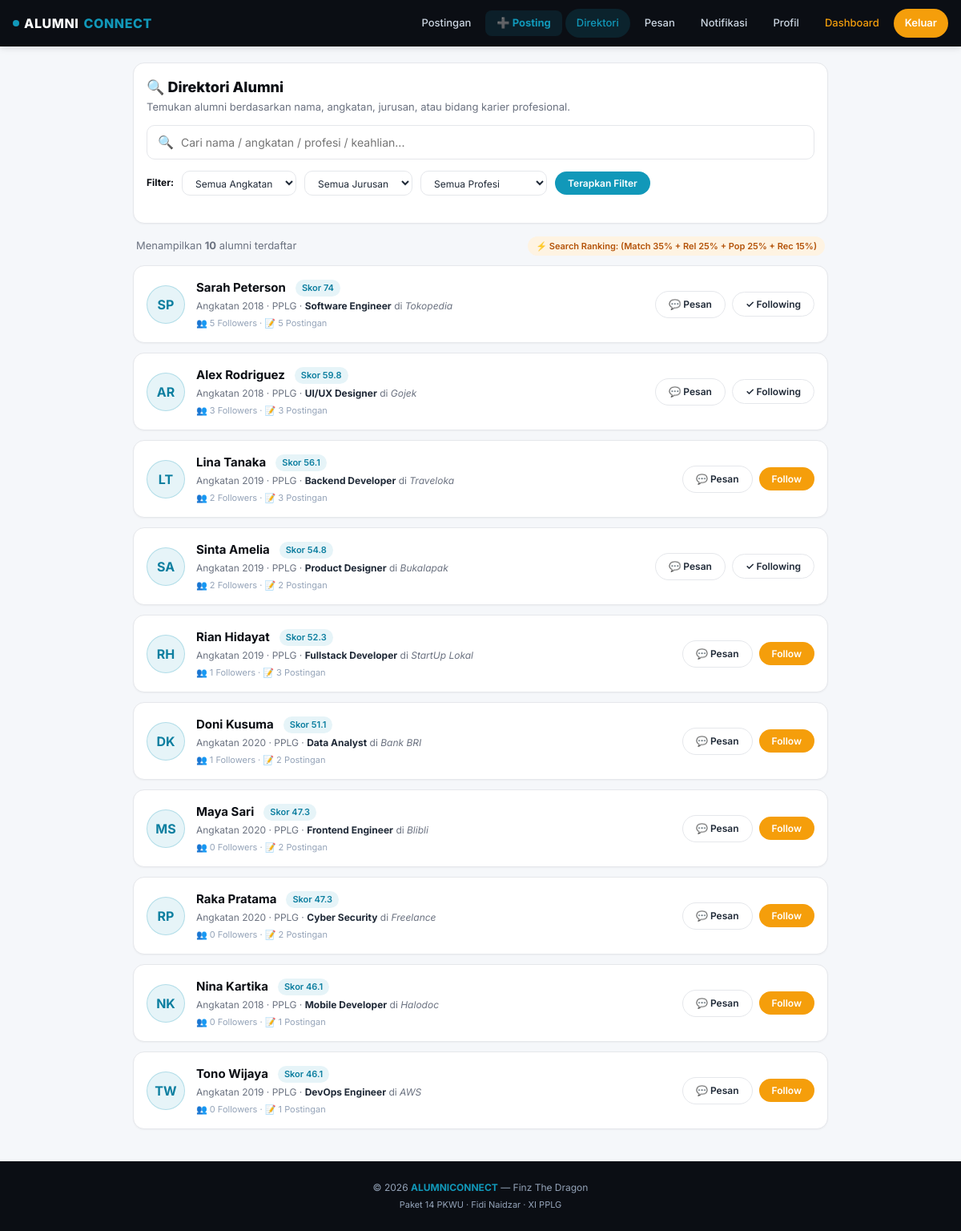
/pages/directory.php (signed in), run on the app's committed database.
### tables this page shows
CREATE TABLE `users` (
  `id` bigint NOT NULL AUTO_INCREMENT,
  `username` varchar(50) NOT NULL,
  `email` varchar(100) NOT NULL,
  `password` varchar(255) NOT NULL,
  `role_id` bigint NOT NULL,
  `created_at` timestamp NULL DEFAULT CURRENT_TIMESTAMP,
  PRIMARY KEY (`id`),
  UNIQUE KEY `username` (`username`),
  UNIQUE KEY `email` (`email`),
  KEY `role_id` (`role_id`),
  CONSTRAINT `users_ibfk_1` FOREIGN KEY (`role_id`) REFERENCES `roles` (`id`)
);

### pages/directory.php (the view, shortened to what this page needs)
<?php
require_once __DIR__ . '/../includes/functions.php';
require_once __DIR__ . '/../config/database.php';
$userId = $_SESSION['user_id'];
$q         = trim($_GET['q'] ?? '');
$baseSql = "
    SELECT
        u.id, u.username, u.created_at as user_created,
        p.nama, p.bio, p.foto,
        ap.angkatan, ap.tahun_lulus, ap.jurusan, ap.profesi, ap.perusahaan,
        (SELECT COUNT(*) FROM followers WHERE following_id = u.id) AS total_followers,
        (SELECT COUNT(*) FROM posts WHERE user_id = u.id) AS total_posts,
        (SELECT MAX(created_at) FROM posts WHERE user_id = u.id) AS last_post_at,
        (SELECT COUNT(*) FROM followers WHERE follower_id = ? AND following_id = u.id) AS is_following
    FROM users u
    JOIN roles r ON r.id = u.role_id
    LEFT JOIN profiles p ON p.user_id = u.id
    LEFT JOIN alumni_profiles ap ON ap.user_id = u.id
    WHERE r.nama_role = 'alumni' AND u.id <> ?
";
$params = [$userId, $userId];
$types  = 'ii';
$stmt = $conn->prepare($baseSql);
$stmt->bind_param($types, ...$params);
$stmt->execute();
$alumniList = $stmt->get_result()->fetch_all(MYSQLI_ASSOC);
usort($alumniList, function ($a, $b) use ($q) {
    if ($q !== '') {
        return $b['score'] <=> $a['score'];
    }
    if ($b['score'] == $a['score']) {
        return strcmp($a['nama'] ?? '', $b['nama'] ?? '');
    }
    return $b['score'] <=> $a['score'];
});
include __DIR__ . '/../includes/header.php';
?>
<div class="directory-container">
  <div class="card" style="margin-bottom:16px;">
    <div style="margin-bottom:12px;">
      <h2 style="font-size:18px;font-weight:800;color:var(--navy);">🔍 Direktori Alumni</h2>
      <p style="font-size:13px;color:var(--text-muted);margin-top:2px;">
        Temukan alumni berdasarkan nama, angkatan, jurusan, atau bidang karier profesional.
      </p>
    </div>
    <form method="GET" action="<?= baseUrl('pages/directory.php') ?>">
      <div class="search-box-wrap">
        <span class="search-icon">🔍</span>
        <input type="text" name="q" class="form-input"
               placeholder="Cari nama / angkatan / profesi / keahlian..."
               value="<?= e($q) ?>">
      </div>
      <div class="filter-bar">
        <span style="font-size:12px;font-weight:700;color:var(--navy);">Filter:</span>
        <select name="angkatan" class="form-select" style="width:auto;padding:6px 12px;font-size:12px;">
          <option value="">Semua Angkatan</option>
        </select>
        <select name="jurusan" class="form-select" style="width:auto;padding:6px 12px;font-size:12px;">
          <option value="">Semua Jurusan</option>
        </select>
        <select name="profesi" class="form-select" style="width:auto;padding:6px 12px;font-size:12px;">
          <option value="">Semua Profesi</option>
        </select>
        <button type="submit" class="btn btn-cyan btn-sm">Terapkan Filter</button>
      </div>
    </form>
  </div>
  <div style="display:flex;justify-content:space-between;align-items:center;margin-bottom:12px;padding:0 4px;">
    <span style="font-size:13px;color:var(--text-muted);">
      Menampilkan <strong><?= count($alumniList) ?></strong> alumni terdaftar
    </span>
    <span style="font-size:11px;background:#FEF3E2;color:#B45309;padding:4px 10px;border-radius:12px;font-weight:600;">
      ⚡ Search Ranking: (Match 35% + Rel 25% + Pop 25% + Rec 15%)
    </span>
  </div>
  <?php if (empty($alumniList)): ?>
    <div class="card text-center" style="padding:40px 20px;">
      <div style="font-size:36px;margin-bottom:8px;">👥</div>
      <h3 style="font-size:16px;font-weight:700;color:var(--navy);">Tidak ada alumni yang sesuai kriteria</h3>
      <p style="font-size:13px;color:var(--text-muted);margin-top:4px;">
        Coba gunakan kata kunci lain atau reset filter pencarian.
      </p>
    </div>
  <?php else: ?>
    <?php foreach ($alumniList as $alumni): ?>
      <div class="alumni-card">
        <div style="display:flex;gap:14px;align-items:center;min-width:0;">
          <a href="<?= baseUrl('pages/profile.php?id=' . $alumni['id']) ?>">
            <?= renderAvatar($alumni['nama'] ?? $alumni['username'], $alumni['foto'] ?? null, '', 'width:48px;height:48px;font-size:16px;') ?>
          </a>
          <div style="min-width:0;">
            <div style="display:flex;align-items:center;gap:6px;flex-wrap:wrap;">
              <a href="<?= baseUrl('pages/profile.php?id=' . $alumni['id']) ?>"
                 style="font-weight:700;font-size:15px;color:var(--navy);">
                <?= e($alumni['nama'] ?? $alumni['username']) ?>
              </a>
              <span class="post-badge">
                Skor <?= $alumni['score'] ?>
              </span>
            </div>
            <div style="font-size:12px;color:var(--text-muted);margin-top:2px;">
              Angkatan <?= e($alumni['angkatan'] ?? '-') ?> · <?= e($alumni['jurusan'] ?? '-') ?> ·
              <strong style="color:var(--text);"><?= e($alumni['profesi'] ?? 'Alumni') ?></strong>
              <?php if (!empty($alumni['perusahaan'])): ?>
                di <em><?= e($alumni['perusahaan']) ?></em>
              <?php endif; ?>
            </div>
            <div style="font-size:11px;color:#94A3B8;margin-top:4px;">
              👥 <?= (int)$alumni['total_followers'] ?> Followers · 📝 <?= (int)$alumni['total_posts'] ?> Postingan
            </div>
          </div>
        </div>
        <div style="display:flex;gap:8px;align-items:center;flex-shrink:0;">
          <a href="<?= baseUrl('pages/messages.php?to=' . $alumni['id']) ?>"
             class="btn btn-outline btn-sm" title="Kirim Pesan Langsung">
            💬 Pesan
          </a>
          <button class="btn <?= $alumni['is_following'] ? 'btn-outline' : 'btn-primary' ?> btn-sm"
                  onclick="toggleFollow(<?= $alumni['id'] ?>, this)">
            <?= $alumni['is_following'] ? '✓ Following' : 'Follow' ?>
          </button>
        </div>
      </div>
    <?php endforeach; ?>
  <?php endif; ?>
</div>
<?php include __DIR__ . '/../includes/footer.php'; ?>

### includes/functions.php (shortened to what this page needs)
<?php
function baseUrl($path = '') {
    $base = '/alumniconnect';
    return $base . '/' . ltrim($path, '/');
}
function e($str) {
    return htmlspecialchars($str ?? '', ENT_QUOTES, 'UTF-8');
}
function initials($name) {
    $parts = preg_split('/\s+/', trim($name));
    $ini = '';
    foreach (array_slice($parts, 0, 2) as $p) {
        $ini .= strtoupper(substr($p, 0, 1));
    }
    return $ini ?: '?';
}
function renderAvatar($name, $foto = null, $extraClass = '', $extraStyle = '') {
    if (!empty($foto)) {
        $filePath = __DIR__ . '/../' . ltrim($foto, '/\\');
    }
    return '<div class="avatar ' . e($extraClass) . '" style="' . e($extraStyle) . '">' . initials($name) . '</div>';
}

### assets/css/style.css (style rules this page uses)
:root { --primary: #1198B9; --primary-dark: #0d7fa0; --primary-light: #E6F4F8; --navy: #0B0E14; --navy-2: #11151A; --orange: #F59E0B; --orange-dark: #d97706; --orange-light: #FEF3E2; --bg: #F5F7FA; --white: #FFFFFF; --text: #1F2937; --text-muted: #6B7280; --border: #E5E7EB; --shadow-sm: 0 1px 2px rgba(0,0,0,0.04); --shadow: 0 2px 8px rgba(0,0,0,0.06); --shadow-md: 0 4px 16px rgba(0,0,0,0.08); --radius: 14px; --radius-sm: 10px; --radius-pill: 999px; }
* { margin: 0; padding: 0; box-sizing: border-box; }
html { scroll-behavior: smooth; }
body { font-family: 'Inter', 'Segoe UI', Arial, sans-serif; background: var(--bg); color: var(--text); font-size: 14px; line-height: 1.5; -webkit-font-smoothing: antialiased; padding-bottom: 80px; }
@media (min-width: 992px) { body { padding-bottom: 0; } }
a { color: inherit; text-decoration: none; }
button, input, textarea, select { font-family: inherit; font-size: inherit; }
.btn { display: inline-flex; align-items: center; justify-content: center; gap: 6px; padding: 10px 20px; border-radius: var(--radius-pill); font-weight: 600; font-size: 13px; border: none; cursor: pointer; transition: all 0.2s; text-align: center; white-space: nowrap; }
.btn-primary { background: var(--orange); color: white; }
.btn-cyan { background: var(--primary); color: white; }
.btn-outline { background: transparent; border: 1.5px solid var(--border); color: var(--text); }
.btn-sm { padding: 7px 16px; font-size: 12px; }
.card { background: white; border-radius: var(--radius); border: 1px solid var(--border); padding: 16px; box-shadow: var(--shadow-sm); margin-bottom: 14px; }
.form-input, .form-select, .form-textarea { width: 100%; padding: 12px 14px; border: 1.5px solid var(--border); border-radius: var(--radius-sm); background: white; color: var(--text); font-size: 14px; transition: border-color 0.2s, box-shadow 0.2s; }
.avatar { width: 44px; height: 44px; border-radius: 50%; background: var(--primary-light); color: var(--primary-dark); display: inline-flex; align-items: center; justify-content: center; font-weight: 700; font-size: 15px; flex-shrink: 0; border: 1.5px solid rgba(17,152,185,0.25); text-transform: uppercase; user-select: none; }
.post-badge { display: inline-block; padding: 2px 8px; background: var(--primary-light); color: var(--primary-dark); border-radius: var(--radius-pill); font-size: 11px; font-weight: 600; margin-left: 6px; }
.directory-container { max-width: 900px; margin: 20px auto 40px; padding: 0 16px; }
.search-box-wrap { position: relative; margin-bottom: 14px; }
.search-box-wrap input { padding-left: 42px; }
.search-box-wrap .search-icon { position: absolute; left: 14px; top: 50%; transform: translateY(-50%); color: var(--text-muted); font-size: 16px; }
.filter-bar { display: flex; gap: 10px; margin-bottom: 18px; flex-wrap: wrap; align-items: center; }
.alumni-card { display: flex; align-items: center; justify-content: space-between; padding: 16px; background: white; border: 1px solid var(--border); border-radius: var(--radius); margin-bottom: 12px; box-shadow: var(--shadow-sm); transition: all 0.2s; }

### data on the page
users: name "SP", nama "Sarah Peterson", score "74", angkatan "2018", jurusan "PPLG", profesi "Software Engineer", perusahaan "Tokopedia", total_followers "5", total_posts "5", shows "✓ Following"
users: name "AR", nama "Alex Rodriguez", score "59.8", angkatan "2018", jurusan "PPLG", profesi "UI/UX Designer", perusahaan "Gojek", total_followers "3", total_posts "3", shows "✓ Following"
users: name "LT", nama "Lina Tanaka", score "56.1", angkatan "2019", jurusan "PPLG", profesi "Backend Developer", perusahaan "Traveloka", total_followers "2", total_posts "3", shows "Follow"
users: name "SA", nama "Sinta Amelia", score "54.8", angkatan "2019", jurusan "PPLG", profesi "Product Designer", perusahaan "Bukalapak", total_followers "2", total_posts "2", shows "✓ Following"
users: name "RH", nama "Rian Hidayat", score "52.3", angkatan "2019", jurusan "PPLG", profesi "Fullstack Developer", perusahaan "StartUp Lokal", total_followers "1", total_posts "3", shows "Follow"
users: name "DK", nama "Doni Kusuma", score "51.1", angkatan "2020", jurusan "PPLG", profesi "Data Analyst", perusahaan "Bank BRI", total_followers "1", total_posts "2", shows "Follow"
users: name "MS", nama "Maya Sari", score "47.3", angkatan "2020", jurusan "PPLG", profesi "Frontend Engineer", perusahaan "Blibli", total_followers "0", total_posts "2", shows "Follow"
users: name "RP", nama "Raka Pratama", score "47.3", angkatan "2020", jurusan "PPLG", profesi "Cyber Security", perusahaan "Freelance", total_followers "0", total_posts "2", shows "Follow"
users: name "NK", nama "Nina Kartika", score "46.1", angkatan "2018", jurusan "PPLG", profesi "Mobile Developer", perusahaan "Halodoc", total_followers "0", total_posts "1", shows "Follow"
users: name "TW", nama "Tono Wijaya", score "46.1", angkatan "2019", jurusan "PPLG", profesi "DevOps Engineer", perusahaan "AWS", total_followers "0", total_posts "1", shows "Follow"

### other printed values
count($alumniList) "10"
